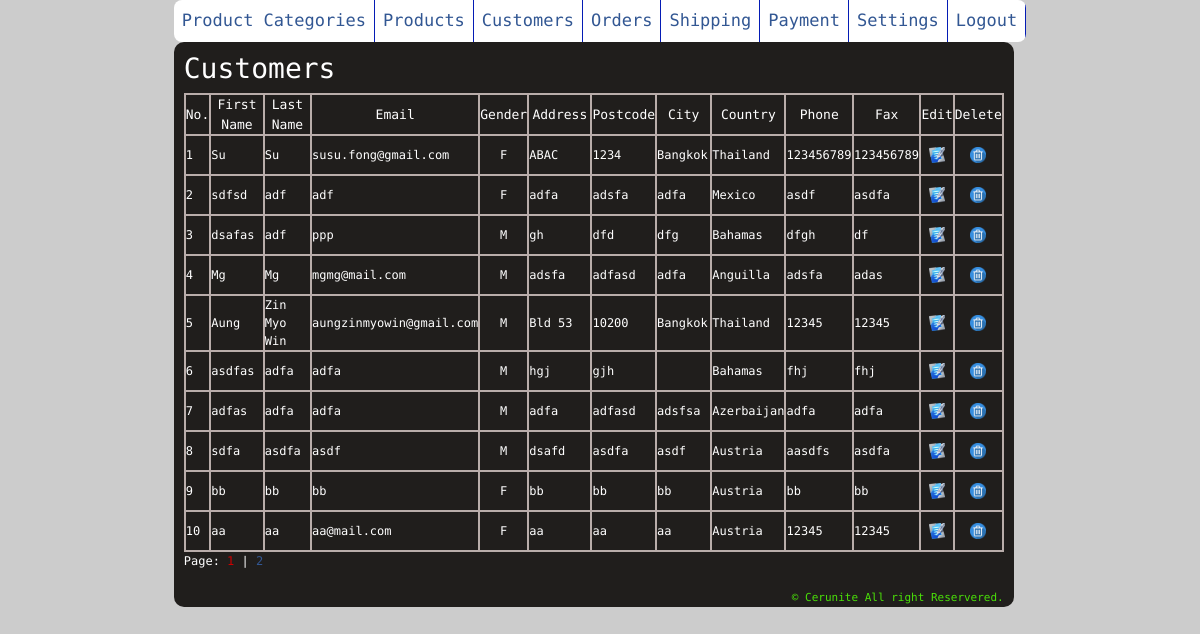
Page /admin/home.php?page=customers (signed in) on the earlier database version.
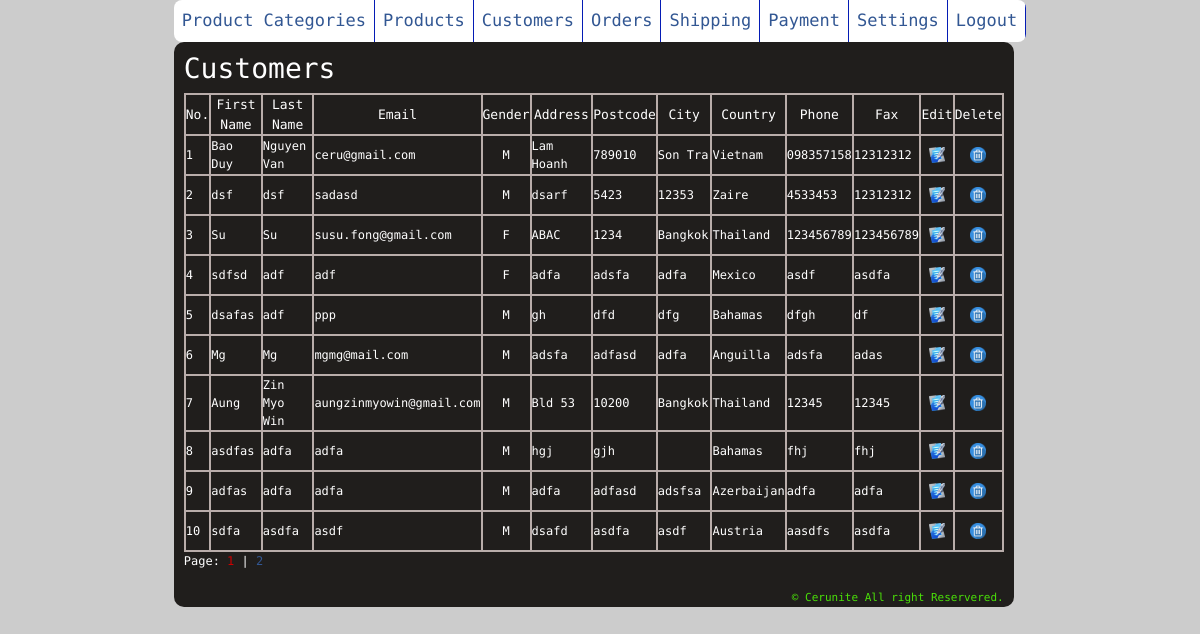
Same page on the later database version.
### tables this page shows
CREATE TABLE `customers` (
  `customerid` int(11) NOT NULL,
  `firstname` varchar(50) NOT NULL,
  `lastname` varchar(50) NOT NULL,
  `email` varchar(50) NOT NULL,
  `sex` int(1) NOT NULL,
  `address` varchar(50) NOT NULL,
  `postcode` varchar(50) NOT NULL,
  `city` varchar(50) NOT NULL,
  `country` varchar(50) NOT NULL,
  `phone` varchar(50) NOT NULL,
  `fax` varchar(50) NOT NULL,
  `password` varchar(50) NOT NULL
);

CREATE TABLE `countrylist` (
  `CountryID` int(11) NOT NULL,
  `Name` varchar(200) NOT NULL DEFAULT ''
);

### admin/lib/function.php (called while the page is built, shortened)
<?
	function getData($sql){
		require('./config/connect.php');
		$result = mysqli_query($mydb, $sql);
		$i = 0;
		while($row = mysqli_fetch_array($result)){
			$data[$i++] = $row;
		}
		return $data;
	}
	function getRowCount($sql){
		require('./config/connect.php');
		$result = mysqli_query($mydb, $sql);
		$num = mysqli_num_rows($result);
		return $num;
	}
?>

### admin/customers.php (the view, shortened to what this page needs)
<?
	require('lib/function.php');
	$cid = $_GET['cid'];
	if($cid == ''){
		$sql = "SELECT * FROM customers ORDER BY customerid desc";
	}
	else{
		$sql = "SELECT * FROM customers WHERE customerid=$cid";
	}
	$rowcount = getRowCount($sql);
	$row = getData($sql);
	$showproduct = 10;
	$subpage = $_GET['subpage'];
	if($subpage == '' or $subpage == 0){
		$subpage = 1;
	}
	$start = (($showproduct * $subpage) - $showproduct)  ;
	$end = $start +  ($showproduct -1);
?>
<h3>Customers</h3>
<table cellspacing="0" cellpadding="0" width="820px" class="displaytable">
    <tr class="titletext" align="center" height="20px">
        <td>No.</td>
        <td width="100px">First Name</td>
        <td width="100px">Last Name</td>
        <td width="70px">Email</td>
        <td width="40px">Gender</td>
        <td width="100px">Address</td>
        <td width="40px">Postcode</td>
        <td width="70px">City</td>
        <td width="70px">Country</td>
        <td width="70px">Phone</td>
        <td width="70px">Fax</td>
        <td width="20px">Edit</td>
        <td width="20px">Delete</td>
    </tr>
	<?
		for($i=$start; $i <= $end; $i++){
	?>
    <tr height="40px">
		<td><? echo($i+1) ?></td>
		<td><? echo($row[$i]['firstname']) ?></td>
		<td><? echo($row[$i]['lastname']) ?></td>
		<td><? echo($row[$i]['email']) ?></td>
		<td align="center">
		<?
			if($row[$i]['sex'] == 0){
				echo('F');
			}
			else{
				echo('M');
			}
		?>
        </td>
		<td><? echo($row[$i]['address']) ?></td>
		<td><? echo($row[$i]['postcode']) ?></td>
		<td><? echo($row[$i]['city']) ?></td>
		<td>
		<?
            $sql = "SELECT * FROM countrylist WHERE CountryID=". $row[$i]['country'];
            $country = getData($sql);
            echo($country[0][1]);
        ?>
        </td>
		<td><? echo($row[$i]['phone']) ?></td>
		<td><? echo($row[$i]['fax']) ?></td>
		<td align="center">
            <a href="?page=customeredit&id=<? echo($row[$i][0]) ?>"><img src="img/b_edit.png" width="16" height="16" /></a>
        </td>
		<td align="center">
            <a href="?page=customerdelete&id=<? echo($row[$i][0]) ?>" onClick="return confirm('Do you want to delete <? echo($row[$i][1]) ?> product?');"><img src="img/b_drop.png" width="16" height="16" /></a>
        </td>
    </tr>
    <? } ?>
</table>
<div class="pagenumber">
<?
    $count = (int)($rowcount/$showproduct);
    if($rowcount%$showproduct > 0){
        $count = $count + 1;
    }
    if($count != 0){
        echo('Page: ');
    }
    for($i=1; $i <= $count ; $i++){
        if($i == $count){
            if($i == $subpage){
                echo('<font color="#CC0000">' . $i . '</font>');
            }
            else{
                echo('<a href="?page=customers&subpage='.$i.'">'.$i.'</a>');
            }
        }
        else{
            if($i == $subpage){
                echo('<font color="#CC0000">' . $i . '</font> | ');
            }
            else{
                echo('<a href="?page=customers&subpage='.$i.'">'.$i. '</a> | ');
            }
        }
    }
?>
</div>
<div class="space"></div>

Differences in the rows shown:
no longer on this page (row unchanged): customers: firstname "bb", lastname "bb", email "bb", sex "F", address "bb", postcode "bb", city "bb", countrylist.Name "Austria", phone "bb", fax "bb"
no longer on this page (row unchanged): customers: firstname "aa", lastname "aa", email "aa@mail.com", sex "F", address "aa", postcode "aa", city "aa", countrylist.Name "Austria", phone "12345", fax "12345"
added customers: firstname "Bao Duy", lastname "Nguyen Van", email "ceru@gmail.com", sex "M", address "Lam Hoanh", postcode "789010", city "Son Tra", countrylist.Name "Vietnam", phone "098357158", fax "12312312"
added customers: firstname "dsf", lastname "dsf", email "sadasd", sex "M", address "dsarf", postcode "5423", city "12353", countrylist.Name "Zaire", phone "4533453", fax "12312312"
